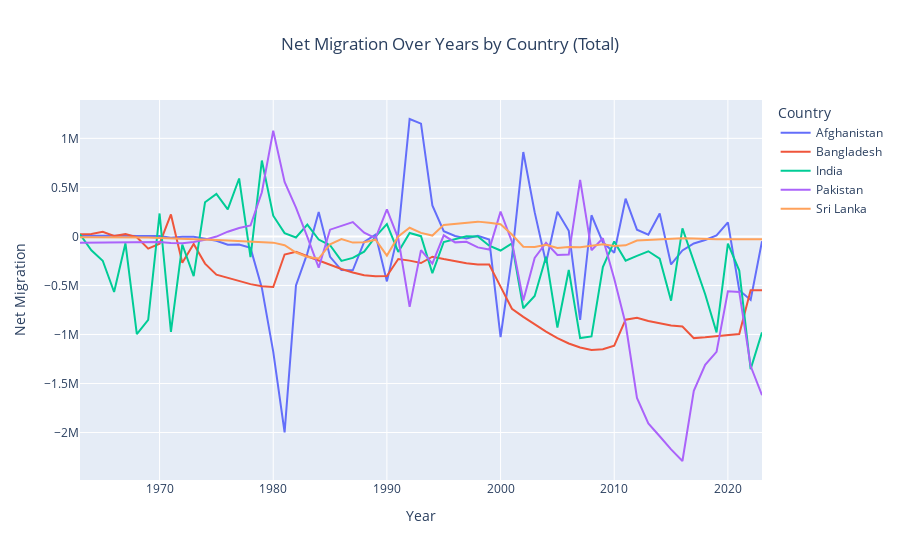

Write notebook code for a chart like this one.
### Code cell
# Group by Country and Year, then sum net migration
net_mig_by_country = df.groupby(['Country', 'Year'], as_index=False)['net_migration'].sum()

# Sort values by Year for correct plotting
net_mig_by_country = net_mig_by_country.sort_values(by=['Country', 'Year'])

# Plot line chart
import plotly.express as px

fig = px.line(
    net_mig_by_country,
    x='Year',
    y='net_migration',
    color='Country',
    title='Net Migration Over Years by Country (Total)',
    labels={'net_migration': 'Net Migration', 'Year': 'Year'}
)

fig.update_layout(title_x=0.5, xaxis_title='Year', yaxis_title='Net Migration')
fig.show()
